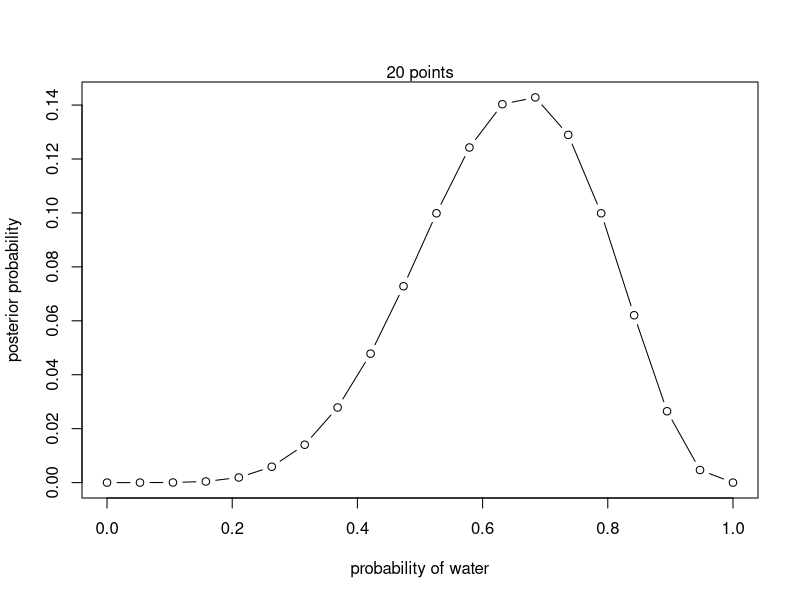
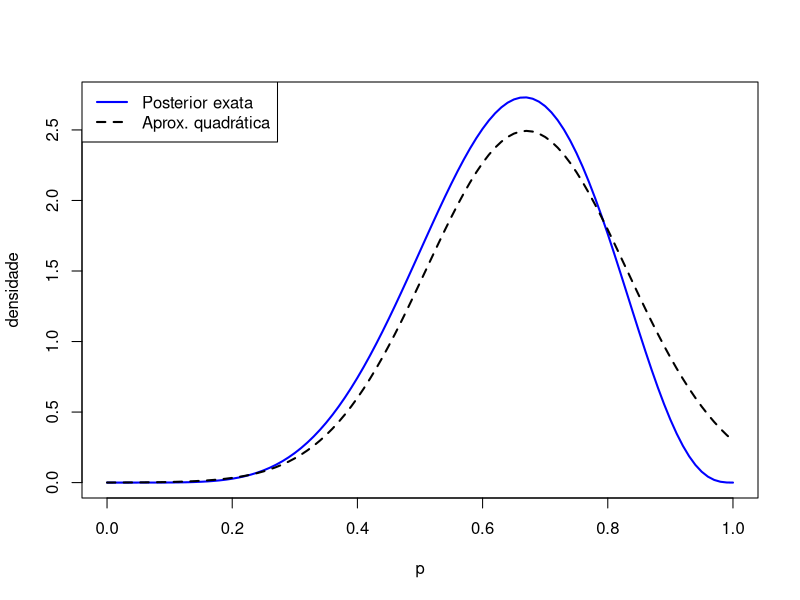
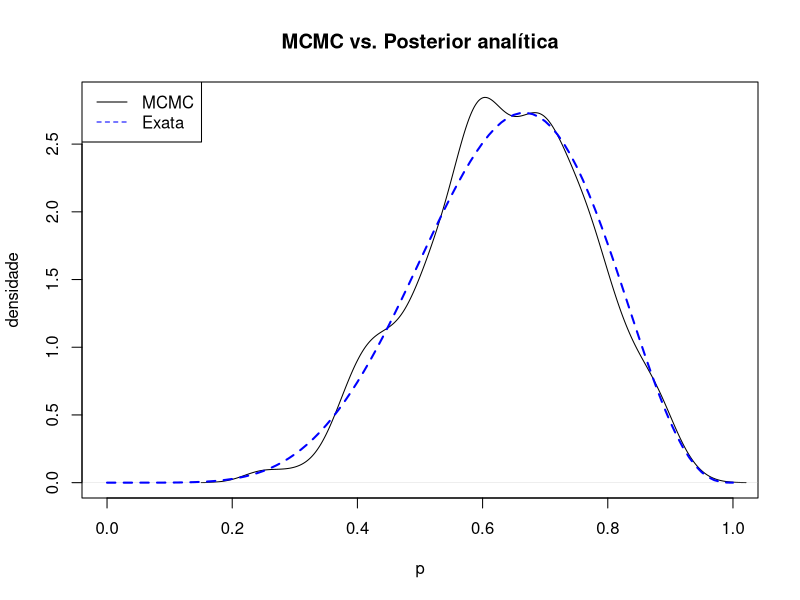

Generate these figures, in order, with R:
## ---- chunk 1
ways <- c( 0 , 3 , 8 , 9 , 0 )
ways/sum(ways)
## ---- chunk 2
dbinom( 6 , size=9 , prob=0.5 )
## ---- chunk 3
# define grid
p_grid <- seq( from=0 , to=1 , length.out=20 )

# define prior
prior <- rep( 1 , 20 )

# compute likelihood at each value in grid
likelihood <- dbinom( 6 , size=9 , prob=p_grid )

# compute product of likelihood and prior
unstd.posterior <- likelihood * prior

# standardize the posterior, so it sums to 1
posterior <- unstd.posterior / sum(unstd.posterior)
## ---- chunk 4
plot( p_grid , posterior , type="b" ,
      xlab="probability of water" , ylab="posterior probability" )
mtext( "20 points" )
## ---- chunk 5
prior <- ifelse( p_grid < 0.5 , 0 , 1 )
prior <- exp( -5*abs( p_grid - 0.5 ) )
## ---- chunk 6
# Encontrar o MAP (pico da posterior) via otimização
W <- 6
L <- 3

# Função log-posterior (prior uniforme + binomial)
log_post <- function(p) {
  dbinom(W, W + L, p, log = TRUE) + dunif(p, 0, 1, log = TRUE)
}

# Otimizar para encontrar o MAP
resultado <- optimize(log_post, interval = c(0, 1), maximum = TRUE)
p_map <- resultado$maximum

# Curvatura (desvio padrão da aproximação quadrática)
delta <- 1e-4
d2 <- (log_post(p_map + delta) - 2 * log_post(p_map) + log_post(p_map - delta)) / delta^2
p_sd <- sqrt(-1 / d2)

cat(sprintf("MAP (média a posteriori): %.2f\n", p_map))
cat(sprintf("Desvio padrão (aprox. quadrática): %.2f\n", p_sd))
cat(sprintf("Intervalo 89%%: [%.2f, %.2f]\n",
    qnorm(0.055, p_map, p_sd),
    qnorm(0.945, p_map, p_sd)))
## ---- chunk 7
# Distribuição a posteriori analítica (exata)
W <- 6
L <- 3
curve( dbeta(x, W+1, L+1), from=0, to=1,
       xlab="p", ylab="densidade", col="blue", lwd=2)

# Aproximação quadrática
curve( dnorm( x , 0.67 , 0.16 ) , lty=2 , add=TRUE, col="black", lwd=2 )
legend("topleft", legend=c("Posterior exata", "Aprox. quadrática"),
       col=c("blue","black"), lty=c(1,2), lwd=2)
## ---- chunk 8
n_samples <- 1000
p <- rep( NA , n_samples )
p[1] <- 0.5
W <- 6
L <- 3
for ( i in 2:n_samples ) {
    p_new <- rnorm( 1 , p[i-1] , 0.1 )
    if ( p_new < 0 ) p_new <- abs( p_new )
    if ( p_new > 1 ) p_new <- 2 - p_new
    q0 <- dbinom( W , W+L , p[i-1] )
    q1 <- dbinom( W , W+L , p_new )
    p[i] <- ifelse( runif(1) < q1/q0 , p_new , p[i-1] )
}
## ---- chunk 9
# Visualizar a distribuição das amostras MCMC
plot(density(p), xlim=c(0,1),
     main="MCMC vs. Posterior analítica",
     xlab="p", ylab="densidade")
# Sobrepor a posterior exata
curve( dbeta( x , W+1 , L+1 ) , lty=2 , add=TRUE, col="blue", lwd=2 )
legend("topleft", legend=c("MCMC", "Exata"),
       col=c("black","blue"), lty=c(1,2))
